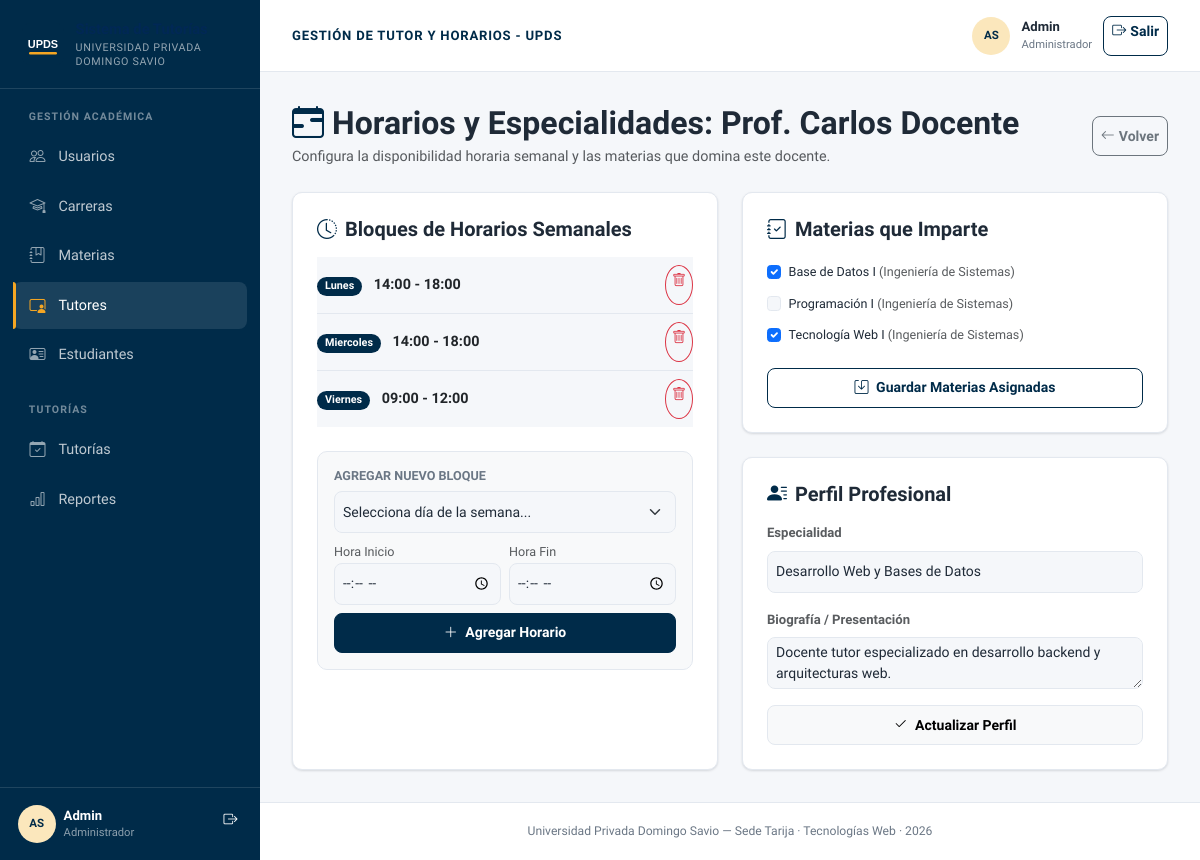
The page /controllers/tutores_disponibilidad.php?id=1 (signed in) on the database its author committed.
### tables this page shows
CREATE TABLE IF NOT EXISTS tutores (
  id_tutor INT AUTO_INCREMENT PRIMARY KEY,
  id_usuario INT NOT NULL UNIQUE,
  especialidad VARCHAR(150),
  biografia TEXT,
  CONSTRAINT fk_tutores_usuarios FOREIGN KEY (id_usuario) REFERENCES usuarios(id_usuario) ON DELETE CASCADE
);

CREATE TABLE IF NOT EXISTS usuarios (
  id_usuario INT AUTO_INCREMENT PRIMARY KEY,
  id_rol INT NOT NULL,
  nombre VARCHAR(100) NOT NULL,
  apellido VARCHAR(100) NOT NULL,
  correo VARCHAR(150) NOT NULL UNIQUE,
  usuario VARCHAR(50) NOT NULL UNIQUE,
  contrasena_hash VARCHAR(255) NOT NULL,      
  telefono VARCHAR(20),
  estado ENUM('activo','inactivo','pendiente') NOT NULL DEFAULT 'activo',
  fecha_registro DATETIME DEFAULT CURRENT_TIMESTAMP,
  CONSTRAINT fk_usuarios_roles FOREIGN KEY (id_rol) REFERENCES roles(id_rol) ON UPDATE CASCADE
);

CREATE TABLE IF NOT EXISTS disponibilidad_tutor (
  id_disponibilidad INT AUTO_INCREMENT PRIMARY KEY,
  id_tutor INT NOT NULL,
  dia_semana ENUM('Lunes','Martes','Miercoles','Jueves','Viernes','Sabado') NOT NULL,
  hora_inicio TIME NOT NULL,
  hora_fin TIME NOT NULL,
  CONSTRAINT fk_disp_tutor FOREIGN KEY (id_tutor) REFERENCES tutores(id_tutor) ON DELETE CASCADE
);

CREATE TABLE IF NOT EXISTS materias (
  id_materia INT AUTO_INCREMENT PRIMARY KEY,
  nombre_materia VARCHAR(150) NOT NULL,
  id_carrera INT,
  UNIQUE KEY uq_materia_carrera (id_carrera, nombre_materia),
  CONSTRAINT fk_materias_carreras FOREIGN KEY (id_carrera) REFERENCES carreras(id_carrera) ON UPDATE CASCADE
);

CREATE TABLE IF NOT EXISTS carreras (
  id_carrera INT AUTO_INCREMENT PRIMARY KEY,
  nombre_carrera VARCHAR(150) NOT NULL,
  UNIQUE KEY uq_carrera_nombre (nombre_carrera)
);

### controllers/tutores_disponibilidad.php (called while the page is built, shortened)
<?php
require_once __DIR__ . '/../config/conexion.php';
require_once __DIR__ . '/../models/TutorModel.php';
require_once __DIR__ . '/../models/MateriaModel.php';
$tutorModel = new TutorModel($pdo);
$materiaModel = new MateriaModel($pdo);
$idTutor = $_GET['id'] ?? null;
$tutor = $tutorModel->obtenerPorId($idTutor);
$materiasAsignadas = $tutorModel->obtenerMaterias($idTutor);
$idsMateriasAsignadas = array_column($materiasAsignadas, 'id_materia');
$todasMaterias = $materiaModel->obtenerTodas();
$disponibilidades = $tutorModel->obtenerDisponibilidad($idTutor);
require_once __DIR__ . '/../views/tutores/disponibilidad.php';

### models/TutorModel.php (called while the page is built, shortened)
<?php
class TutorModel
{
    private $pdo;
    public function __construct($pdo)
    {
        $this->pdo = $pdo;
    }
    public function obtenerPorId($id_tutor)
    {
        $sql = "SELECT t.*, u.nombre, u.apellido, u.correo, u.telefono, u.usuario, u.estado
                FROM tutores t
                INNER JOIN usuarios u ON t.id_usuario = u.id_usuario
                WHERE t.id_tutor = :id";
        $stmt = $this->pdo->prepare($sql);
        $stmt->execute([':id' => $id_tutor]);
        return $stmt->fetch();
    }
    public function obtenerMaterias($id_tutor)
    {
        $sql = "SELECT m.id_materia, m.nombre_materia, c.nombre_carrera
                FROM materias m
                INNER JOIN tutor_materia tm ON m.id_materia = tm.id_materia
                LEFT JOIN carreras c ON m.id_carrera = c.id_carrera
                WHERE tm.id_tutor = :id_tutor
                ORDER BY m.nombre_materia ASC";
        $stmt = $this->pdo->prepare($sql);
        $stmt->execute([':id_tutor' => $id_tutor]);
        return $stmt->fetchAll();
    }
    public function obtenerDisponibilidad($id_tutor)
    {
        $sql = "SELECT * FROM disponibilidad_tutor WHERE id_tutor = :id_tutor ORDER BY
                FIELD(dia_semana, 'Lunes', 'Martes', 'Miercoles', 'Jueves', 'Viernes', 'Sabado'), hora_inicio ASC";
        $stmt = $this->pdo->prepare($sql);
        $stmt->execute([':id_tutor' => $id_tutor]);
        return $stmt->fetchAll();
    }
}

### models/MateriaModel.php (called while the page is built, shortened)
<?php
class MateriaModel
{
    private $pdo;
    public function __construct($pdo)
    {
        $this->pdo = $pdo;
    }
    public function obtenerTodas()
    {
        $sql = "SELECT m.id_materia, m.nombre_materia, m.id_carrera,
                       c.nombre_carrera,
                       (SELECT COUNT(*) FROM tutor_materia tm WHERE tm.id_materia = m.id_materia) AS total_tutores
                FROM materias m
                LEFT JOIN carreras c ON m.id_carrera = c.id_carrera
                ORDER BY m.nombre_materia ASC";
        return $this->pdo->query($sql)->fetchAll();
    }
}

### views/tutores/disponibilidad.php (the view, shortened to what this page needs)
<?php
include __DIR__ . '/../layouts/header.php';
?>
<div class="d-flex align-items-center justify-content-between mb-4">
  <div>
    <h2 class="fw-bold mb-1 d-flex align-items-center gap-2">
      <i class="bi bi-calendar-range text-primary"></i>
      <span>Horarios y Especialidades: Prof. <?= htmlspecialchars($tutor['nombre'] . ' ' . $tutor['apellido']) ?></span>
    </h2>
    <p class="text-muted mb-0">Configura la disponibilidad horaria semanal y las materias que domina este docente.</p>
  </div>
  <a href="<?= ($_SESSION['rol'] === 'tutor') ? '../views/tutor/panel.php' : 'tutores_listar.php' ?>" class="btn btn-outline-secondary btn-sm d-flex align-items-center gap-1">
    <i class="bi bi-arrow-left"></i> Volver
  </a>
</div>
<div class="row g-4">
  <div class="col-lg-6">
    <div class="card card-custom p-4 h-100">
      <h5 class="fw-bold mb-3 d-flex align-items-center gap-2">
        <i class="bi bi-clock-history text-primary"></i>
        <span>Bloques de Horarios Semanales</span>
      </h5>
      <div class="mb-4">
        <?php if (!empty($disponibilidades)): ?>
          <div class="list-group list-group-flush">
            <?php foreach ($disponibilidades as $d): ?>
              <div class="list-group-item d-flex justify-content-between align-items-center px-0 py-2">
                <div>
                  <span class="badge bg-primary px-2 py-1 me-2"><?= htmlspecialchars($d['dia_semana']) ?></span>
                  <span class="fw-semibold text-dark"><?= substr($d['hora_inicio'], 0, 5) ?> - <?= substr($d['hora_fin'], 0, 5) ?></span>
                </div>
                 <a href="tutores_disponibilidad.php?id=<?= $idTutor ?>&eliminar_horario=<?= $d['id_disponibilidad'] ?>"
                   class="btn btn-outline-danger btn-sm rounded-circle p-1" style="width: 28px; height: 28px;"
                   onclick="confirmarEliminacion(this.href, '¿Eliminar este bloque horario?'); return false;" title="Eliminar">
                  <i class="bi bi-trash"></i>
                </a>
              </div>
            <?php endforeach; ?>
          </div>
        <?php else: ?>
          <div class="p-3 bg-light rounded-3 text-center text-muted small">
            No hay horarios registrados. Agrega uno a continuación.
          </div>
        <?php endif; ?>
      </div>
      <div class="p-3 bg-light rounded-3 border">
        <h6 class="fw-bold mb-2 small text-uppercase text-secondary">Agregar Nuevo Bloque</h6>
        <form method="POST" class="row g-2">
          <div class="col-12">
            <select name="dia_semana" class="form-select form-select-sm" required>
              <option value="" disabled selected>Selecciona día de la semana...</option>
            </select>
          </div>
          <div class="col-6">
            <label class="small text-muted">Hora Inicio</label>
            <input type="time" name="hora_inicio" class="form-control form-control-sm" required>
          </div>
          <div class="col-6">
            <label class="small text-muted">Hora Fin</label>
            <input type="time" name="hora_fin" class="form-control form-control-sm" required>
          </div>
          <div class="col-12 mt-2">
            <button type="submit" class="btn btn-primary btn-sm w-100">
              <i class="bi bi-plus-lg me-1"></i> Agregar Horario
            </button>
          </div>
        </form>
      </div>
    </div>
  </div>
  <div class="col-lg-6">
    <div class="card card-custom p-4 mb-4">
      <h5 class="fw-bold mb-3 d-flex align-items-center gap-2">
        <i class="bi bi-journal-check text-primary"></i>
        <span>Materias que Imparte</span>
      </h5>
      <form method="POST">
        <div class="mb-3" style="max-height: 220px; overflow-y: auto;">
          <?php foreach ($todasMaterias as $mat): ?>
            <div class="form-check py-1">
              <input class="form-check-input" type="checkbox" name="materias[]" value="<?= $mat['id_materia'] ?>" id="mat_<?= $mat['id_materia'] ?>"
                <?= in_array($mat['id_materia'], $idsMateriasAsignadas) ? 'checked' : '' ?>>
              <label class="form-check-label small fw-medium" for="mat_<?= $mat['id_materia'] ?>">
                <?= htmlspecialchars($mat['nombre_materia']) ?>
                <span class="text-muted">(<?= htmlspecialchars($mat['nombre_carrera'] ?? 'General') ?>)</span>
              </label>
            </div>
          <?php endforeach; ?>
        </div>
        <button type="submit" class="btn btn-outline-primary btn-sm w-100">
          <i class="bi bi-save me-1"></i> Guardar Materias Asignadas
        </button>
      </form>
    </div>
    <div class="card card-custom p-4">
      <h5 class="fw-bold mb-3 d-flex align-items-center gap-2">
        <i class="bi bi-person-lines-fill text-primary"></i>
        <span>Perfil Profesional</span>
      </h5>
      <form method="POST">
        <div class="mb-3">
          <label class="form-label small text-muted">Especialidad</label>
          <input type="text" name="especialidad" class="form-control form-control-sm" value="<?= htmlspecialchars($tutor['especialidad'] ?? '') ?>" placeholder="Ej: Bases de Datos, Redes...">
        </div>
        <div class="mb-3">
          <label class="form-label small text-muted">Biografía / Presentación</label>
          <textarea name="biografia" class="form-control form-control-sm" rows="2"><?= htmlspecialchars($tutor['biografia'] ?? '') ?></textarea>
        </div>
        <button type="submit" class="btn btn-light btn-sm w-100 border">
          <i class="bi bi-check2 me-1"></i> Actualizar Perfil
        </button>
      </form>
    </div>
  </div>
</div>
<?php include __DIR__ . '/../layouts/footer.php'; ?>

### assets/css/upds-theme.css (style rules this page uses)
:root { --upds-navy: #002b49; --upds-navy-deep: #002855; --upds-navy-soft: #e6edf3; --upds-gold: #f5a623; --upds-gold-dark: #d98e0b; --upds-bg: #f5f7fa; --upds-surface: #ffffff; --upds-border: #e3e8ef; --upds-text: #1f2a37; --upds-muted: #6b7785; --upds-shadow: 0 1px 2px rgba(16, 24, 40, .06), 0 1px 3px rgba(16, 24, 40, .08); --bs-primary: var(--upds-navy); --bs-primary-rgb: 0, 43, 73; --bs-secondary: var(--upds-muted); --bs-secondary-rgb: 107, 119, 133; --bs-link-color: var(--upds-navy); --bs-link-hover-color: var(--upds-navy-deep); --bs-body-bg: var(--upds-bg); --bs-body-color: var(--upds-text); --bs-border-color: var(--upds-border); --bs-border-radius: 10px; --bs-border-radius-sm: 8px; --bs-border-radius-lg: 10px; --bs-focus-ring-color: rgba(245, 166, 35, .42); }
* { box-sizing: border-box; }
html { min-height: 100%; }
body { min-height: 100vh; margin: 0; overflow-x: hidden; background: var(--upds-bg); color: var(--upds-text); font-family: 'Plus Jakarta Sans', system-ui, sans-serif; font-size: .9rem; line-height: 1.5; }
a { color: var(--upds-navy); }
.card-custom, .table-card, .kpi-card { background: var(--upds-surface); border: 1px solid var(--upds-border); border-radius: 10px; box-shadow: var(--upds-shadow); }
.card-custom { overflow: hidden; }
.btn { min-height: 40px; border-radius: 8px; font-weight: 600; }
.btn-primary { --bs-btn-bg: var(--upds-navy); --bs-btn-border-color: var(--upds-navy); --bs-btn-hover-bg: var(--upds-navy-deep); --bs-btn-hover-border-color: var(--upds-navy-deep); --bs-btn-active-bg: var(--upds-navy-deep); --bs-btn-active-border-color: var(--upds-navy-deep); }
.btn-outline-primary { --bs-btn-color: var(--upds-navy); --bs-btn-border-color: var(--upds-navy); --bs-btn-hover-bg: var(--upds-navy); --bs-btn-hover-border-color: var(--upds-navy); }
.form-control, .form-select { min-height: 42px; border-radius: 8px; border-color: var(--upds-border); color: var(--upds-text); }
.form-label { color: var(--upds-text); font-size: .82rem; font-weight: 600; }

### rows shown on the page
tutores: id_usuario.apellido "Carlos Docente", especialidad "Desarrollo Web y Bases de Datos", biografia "Docente tutor especializado en desarrollo backend y arquitecturas web."
disponibilidad_tutor: dia_semana "Lunes", hora_inicio "14:00", hora_fin "18:00"
disponibilidad_tutor: dia_semana "Miercoles", hora_inicio "14:00", hora_fin "18:00", $d['id_disponibilidad'] 2 (drawn)
disponibilidad_tutor: dia_semana "Viernes", hora_inicio "09:00", hora_fin "12:00"
materias: id_materia "☑", nombre_materia "Base de Datos I", id_carrera.nombre_carrera "Ingeniería de Sistemas"
materias: nombre_materia "Programación I", id_carrera.nombre_carrera "Ingeniería de Sistemas"
materias: id_materia "☑", nombre_materia "Tecnología Web I", id_carrera.nombre_carrera "Ingeniería de Sistemas"

### other values the page prints
$iniciales "AS AS"
$nombreSesion "Admin"
$rolSesion "Administrador"
$tituloSeccion "GESTIÓN DE TUTOR Y HORARIOS - UPDS"
